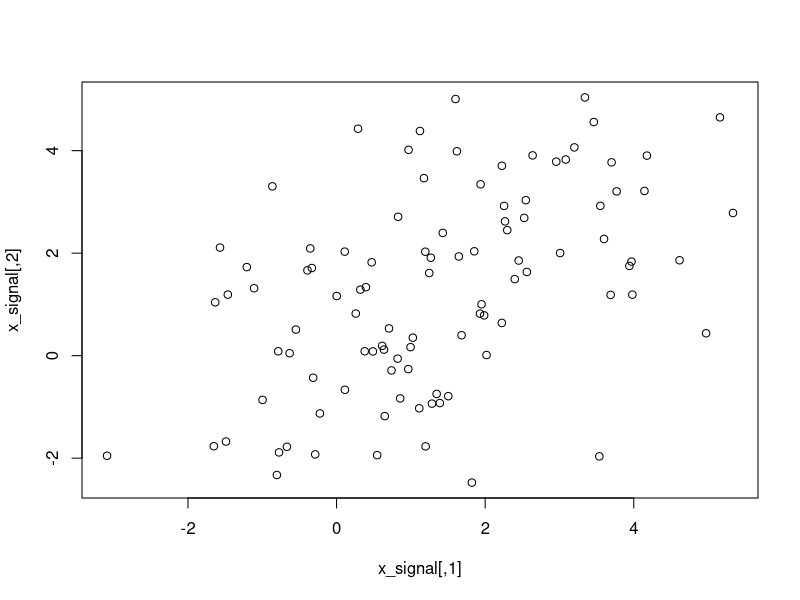
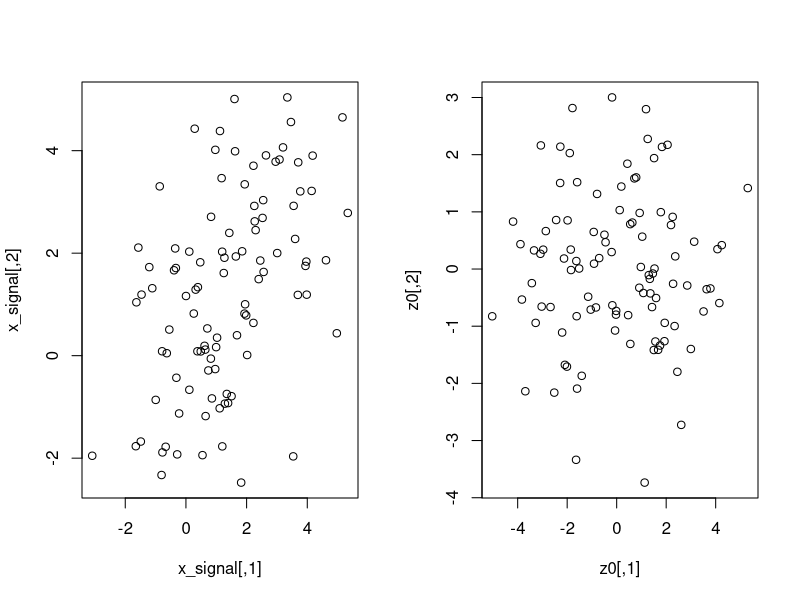
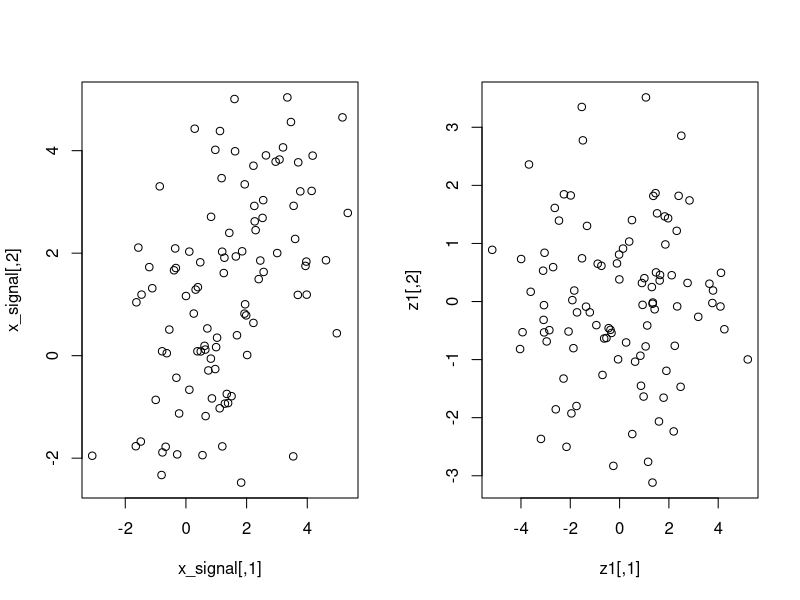
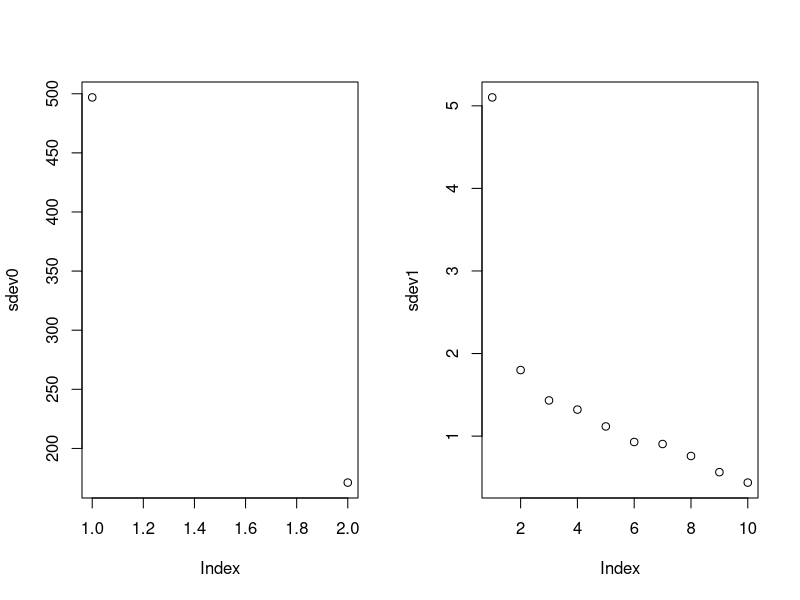
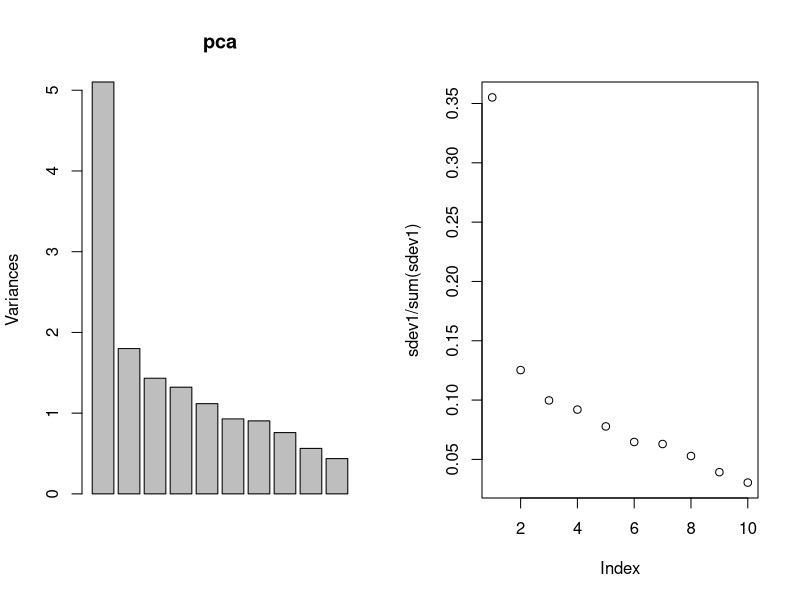
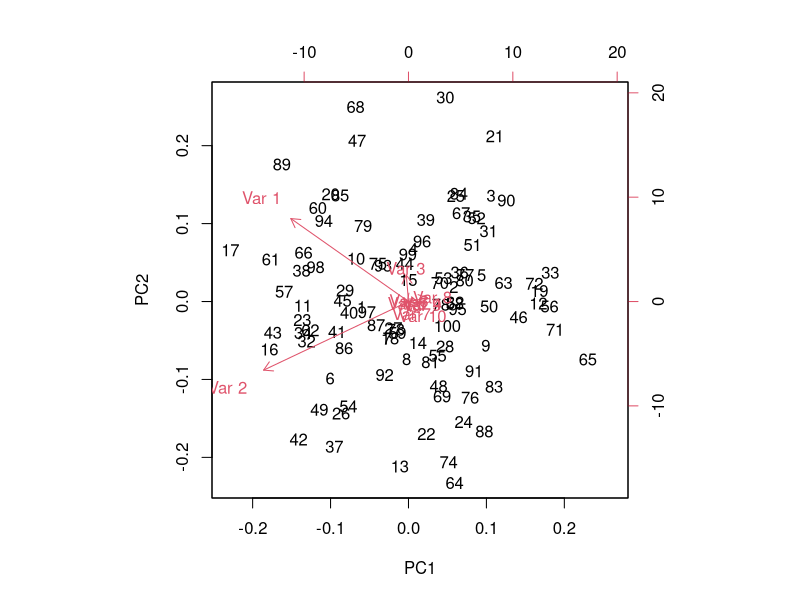

Write the R code that produced these figures, in order.
set.seed(12345)
n <- 100L
x_signal <- mvtnorm::rmvnorm(n, c(1, 1), matrix(c(3, 1.5, 1.5, 3), nrow = 2))
plot(x_signal)
x_noise <- matrix(rnorm(n * 8), nrow = n)
x <- cbind(x_signal, x_noise)

# noise free
s0 <- svd(scale(x_signal, TRUE, FALSE))
z0 <- s0$u %*% diag(s0$d)
par(mfrow = c(1, 2))
plot(x_signal)
plot(z0)
s0$v

# manual PCA (full data)
s1 <- svd(scale(x, TRUE, FALSE))
z1 <- s1$u[,1:2] %*% diag(s1$d[1:2])
par(mfrow = c(1, 2))
plot(x_signal)
plot(z1)
s1$v[,1:2]

sdev0 <- s0$d^2 / (2 - 1)
sdev1 <- s1$d^2 / (n - 1)

par(mfrow = c(1, 2))
plot(sdev0)
plot(sdev1)

# using the function
pca <- prcomp(x)
par(mfrow = c(1, 2))
plot(pca)
plot(sdev1 / sum(sdev1))
par(mfrow = c(1, 1))
biplot(pca)
